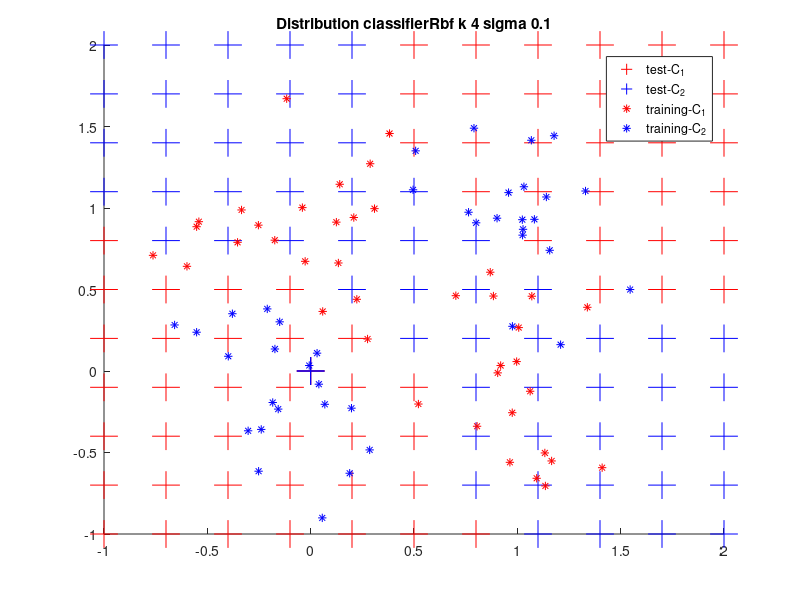

This chart was generated by the following MATLAB code:
#! /usr/bin/octave -qf

global mu = [0, 1; 1, 0; 0, 0; 1, 1];
global sigma = sqrt(0.1);
global nSampPerClass = 40;


# Generate samples
function _samples = generateSamples()
	global mu;
	global sigma;
	global nSampPerClass;

	_samples = [];
	samplesC1X = [];
	samplesC1Y = [];
	samplesC2X = [];
	samplesC2Y = [];

	subC1 = [[], []; [], []];
	subC2 = [[], []; [], []];
	for p = 1:2
		for d = 1:2
			myMu = mu(p, d);
			for s = 1:nSampPerClass
				subC1(p, d, s) = myMu + sigma*randn;
			endfor
		endfor
	endfor
	for p = 1:2
		for d = 1:2
			myMu = mu(2+p, d);
			for s = 1:nSampPerClass
				subC2(p, d, s) = myMu + sigma*randn;
			endfor
		endfor
	endfor

	for s = 1:nSampPerClass
		ci = 1 + mod(s, 2);
		x = subC1(ci, 1, s);
		y = subC1(ci, 2, s);
		samplesC1X(end+1) = x;
		samplesC1Y(end+1) = y;
	endfor

	for s = 1:nSampPerClass
		ci = 1 + mod(s, 2);
		x = subC2(ci, 1, s);
		y = subC2(ci, 2, s);
		samplesC2X(end+1) = x;
		samplesC2Y(end+1) = y;
	endfor

	_samples = [samplesC1Y; samplesC1X; samplesC2Y; samplesC2X];
endfunction


# measure distance between two data points
function _distance = distance(p1, p2)
	_distance = norm(p1-p2);
endfunction

# convenience function to access a datapoint
function _point = getPoint(data, index)
	_point = [data(index, 1), data(index, 2)];
endfunction



# 9.1 k Nearest Neighbors

function _knn = knn(dataTrainingC, point, k)
	distances = [];
	n = length(dataTrainingC);
	for i = 1:n # iterate over all training points
		x = getPoint(dataTrainingC, i); # training data point
		t = dataTrainingC(i, 3); # label
		# add distance and target of current point
		distances = [distances; distance(point, x), t];
	endfor
	distances = sortrows(distances); # sort rows (by first column -> sort by distance ascending)
	distances(k+1:end,:)=[]; # delete everything except the first k rows
	s = sum(distances, 1); # sum along the cols
	s(:,1) = []; # keep only the label sum
	_knn = round(s / k);
endfunction


# 9.2 Parzen Windows

function _pn = pn(dataTrainingC, point, parzenSigma)
	classesWeighted = [0, 0];
	n = length(dataTrainingC);
	for i = 1:n # iterate over all training points
		x = getPoint(dataTrainingC, i); # training data point
		t = dataTrainingC(i, 3); # label
		# add distance and target of current point
		classesWeighted(t) += 1 / sqrt(2*pi*parzenSigma^2) * exp(-distance(point, x)^2 / (2*parzenSigma^2));
	endfor
	if classesWeighted(1) > classesWeighted(2)
		_pn = 1;
	else
		_pn = 2;
	endif
endfunction



# 9.3 RBF Network

function _phi = phi(x, rbfMu, rbfSigma)
	_phi = exp(-1 * distance(x, rbfMu)^2 / 2 * rbfSigma^2);
endfunction

# calculate the k centroids
function _centroids = kmeans(dataTrainingC, k)
	n = length(dataTrainingC);
	# pick random data points as initial centroids
	t = [];
	for i = 1:k
		index = unidrnd(n);
		t = [t; getPoint(dataTrainingC, index)];
	endfor
	# update cenroids
	for i = 1:(10 * n)
		index = unidrnd(n);
		# choose data point
		x = getPoint(dataTrainingC, index);

		# determine closest centroid
		distances = [];
		for j = 1:length(t)
			distances = [distances; distance(x, t(j,:)), j];
		endfor
		distances = sortrows(distances);
		jnearest = distances(1,2);
		nearest = t(jnearest,:);

		# update centroid
		nearest = nearest + (1 / n) * (x - nearest);
		t(jnearest,:) = nearest;
	endfor
	_centroids = t;
endfunction


function plotClsDist(dataTrainingP, testC1, testC2, name)
	global mySamples;

	f = figure('Visible', 'off');
	hold on
	plot(testC1'(1,:), testC1'(2,:), 'r+', 'markersize', 20);
	plot(testC2'(1,:)', testC2'(2,:), 'b+', 'markersize', 20);

	plot(dataTrainingP(1,:), dataTrainingP(2,:), 'r*');
	plot(dataTrainingP(3,:), dataTrainingP(4,:), 'b*');
	title(strrep(strcat("Distribution_", name), "_", " "));
	legend(["test-C_1"; "test-C_2"; "training-C_1"; "training-C_2"]);
	print(strcat("out_", name, ".png"), "-dpng");
	hold off
endfunction


function _classifiedGrid = classifyGrid(dataTrainingC, classifier)
	global stepSize;

	_classifiedGrid = [];

	steps = -1 : stepSize : 2;
	for x = steps
		for y = steps
			tdi = length(_classifiedGrid) + 1;
			_classifiedGrid(tdi, 1) = x;
			_classifiedGrid(tdi, 2) = y;
			isInit = (x == -1) && (y == -1);
			_classifiedGrid(tdi, 3) = feval(classifier, dataTrainingC, [x, y], isInit);
		endfor
	endfor
endfunction



function _testClassData = separateTestDataIntoClasses(classifiedGrid, wantedClass)
	_testClassData = [];
	for tdi = 1:length(classifiedGrid)
		if classifiedGrid(tdi, 3) == wantedClass
			newInd = length(_testClassData) + 1;
			_testClassData(newInd, 1) = classifiedGrid(tdi, 1);
			_testClassData(newInd, 2) = classifiedGrid(tdi, 2);
			_testClassData(newInd, 3) = classifiedGrid(tdi, 3);
		end
	endfor
endfunction

function _cls = classifierKnn(dataTrainingC, point, isInit)
	global k;
	_cls = knn(dataTrainingC, point, k);
endfunction

function _cls = classifierParzen(dataTrainingC, point, isInit)
	global parzenSigma;
	_cls = pn(dataTrainingC, point, parzenSigma);
endfunction

function _cls = classifierRbf(dataTrainingC, point, isInit)
	global rbfK;
	global rbfSigma;
	global rbfMus;
	global rbfX;
	global rbfW;
	global rbfWC1;
	global rbfWC2;
	if isInit
		rbfMus = kmeans(dataTrainingC, rbfK);
		rbfX = dataTrainingC;
		rbfX(:,3:end)=[]; # delete the labels
		phiMatrix = [];
		for j = 1:rbfK
			phiCol = [];
			for alpha = 1:length(rbfX)
					phiCol = [phiCol; phi(rbfX(alpha), rbfMus(j), rbfSigma)];
			endfor
			phiMatrix = [phiMatrix phiCol];
		endfor
		% once we are here, phiMatrix is 80x4

		phiMatrix = [phiMatrix ones(length(rbfX), 1)]; % add bias, phiMatrix is now 80x5
		% get labels
		rbfT = dataTrainingC;
		rbfT(:,4)=[]; # delete the filler
		rbfT(:,1:2)=[]; # delete the data
		% comute weight vector
		%rbfW = pinv(phiMatrix) * rbfT;
		rbfTC1 = [ones(40, 1); zeros(40, 1)];
		rbfTC2 = [zeros(40, 1); ones(40, 1)];
		rbfWC1 = pinv(phiMatrix) * rbfTC1;
		rbfWC2 = pinv(phiMatrix) * rbfTC2;
	endif

	% compute output
	%_y = 0;
	_yC1 = 0;
	_yC2 = 0;
	for j = 1:(rbfK)
		phiJ = phi(point, rbfMus(j), rbfSigma);
		%_y += rbfW(j) * phiJ;
		_yC1 += rbfWC1(j) * phiJ;
		_yC2 += rbfWC2(j) * phiJ;
	endfor
	% add bias
	%_y += _y + rbfW(rbfK+1) * 1.0;
	_yC1 += _yC1 + rbfWC1(rbfK+1) * 1.0;
	_yC2 += _yC2 + rbfWC2(rbfK+1) * 1.0;

	%if _y < 1.5
	if _yC1 < _yC2
		_cls = 1;
	else
		_cls = 2;
	endif
endfunction

function _cls = plotClassifier(dataTrainingC, dataTrainingP, classifier, nameSuffix)
	classifiedGrid = classifyGrid(dataTrainingC, classifier);
	testClassData1 = separateTestDataIntoClasses(classifiedGrid, 1);
	testClassData2 = separateTestDataIntoClasses(classifiedGrid, 2);

	name = strcat(classifier, "_", nameSuffix);
	plotClsDist(dataTrainingP, testClassData1, testClassData2, name);
endfunction


function plotKnn(dataTrainingC, dataTrainingP, myK)
	global k;
	k = myK;
	plotClassifier(dataTrainingC, dataTrainingP, 'classifierKnn', strcat("k_", num2str(k)));
endfunction

function plotParzen(dataTrainingC, dataTrainingP, mySigma)
	global parzenSigma;
	parzenSigma = mySigma;
	plotClassifier(dataTrainingC, dataTrainingP, 'classifierParzen', strcat("sigma_", num2str(parzenSigma)));
endfunction

function plotRbf(dataTrainingC, dataTrainingP, myK, mySigma)
	global rbfK;
	global rbfSigma;
	rbfK = myK;
	rbfSigma = mySigma;
	plotClassifier(dataTrainingC, dataTrainingP, 'classifierRbf', strcat("k_", num2str(rbfK), "_sigma_", num2str(rbfSigma)));
endfunction



dataTrainingP = generateSamples();

dataTrainingC = [
	dataTrainingP(1,:)' dataTrainingP(2,:)' 1 * ones(nSampPerClass, 1), zeros(nSampPerClass, 1);
	dataTrainingP(3,:)' dataTrainingP(4,:)' 2 * ones(nSampPerClass, 1), zeros(nSampPerClass, 1)];

global stepSize = 0.3;



%plotKnn(dataTrainingC, dataTrainingP, 1);
%plotKnn(dataTrainingC, dataTrainingP, 5);
%plotKnn(dataTrainingC, dataTrainingP, 25);

%plotParzen(dataTrainingC, dataTrainingP, 0.01);
%plotParzen(dataTrainingC, dataTrainingP, 0.1);
%plotParzen(dataTrainingC, dataTrainingP, 0.5);

plotRbf(dataTrainingC, dataTrainingP, 4,  0.1);
%plotRbf(dataTrainingC, dataTrainingP, 4, 0.5);
%plotRbf(dataTrainingC, dataTrainingP, 5, 0.1);
%plotRbf(dataTrainingC, dataTrainingP, 5, 0.5);
